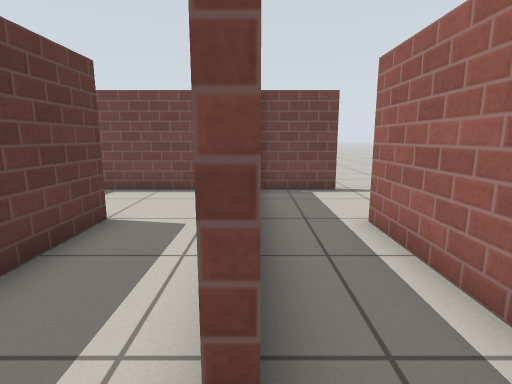
[1] (above)

12 first-person views from a walk through a world built for the Gazebo simulator. The camera is 0.8 m above the floor, tilts 10° down and sees 80° across. The floor is counted in squares, 0.5 m on a side. Each view is taken from the middle of a square. On the plan, view 1 faces up. The plan holds only what a view shows up to about 15 squares ahead; the rest is blank. Gazebo's built-in surfaces are drawn with simple patterns.

[2]
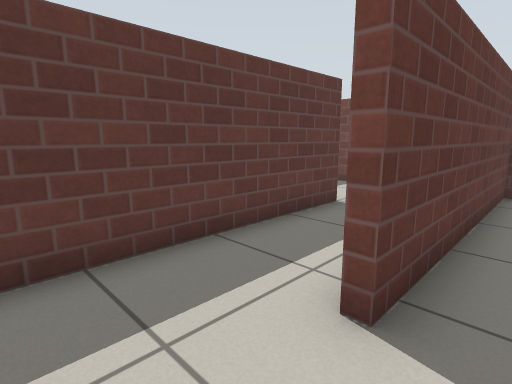

[3]
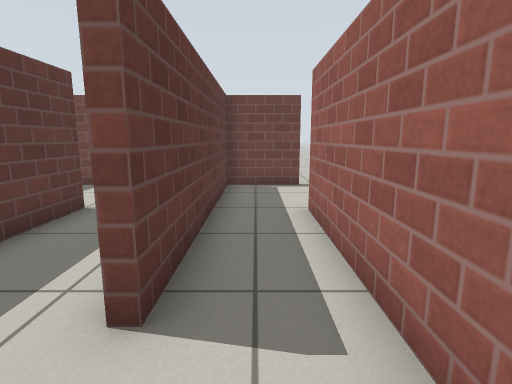

[4]
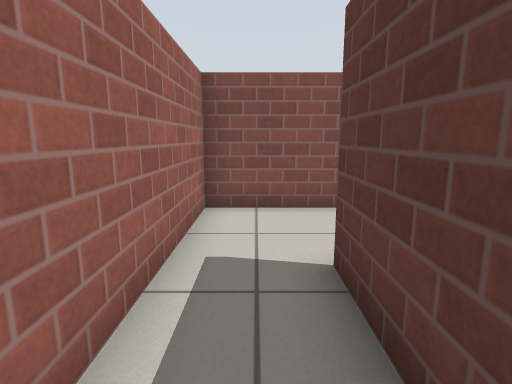

[5]
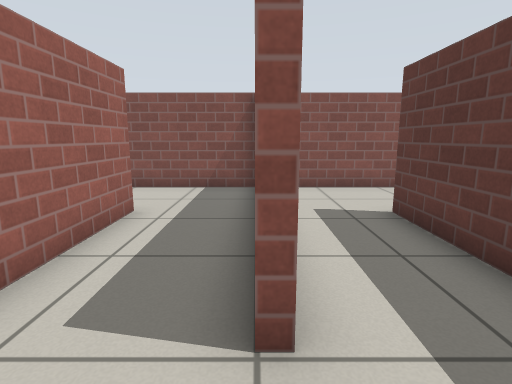

[6]
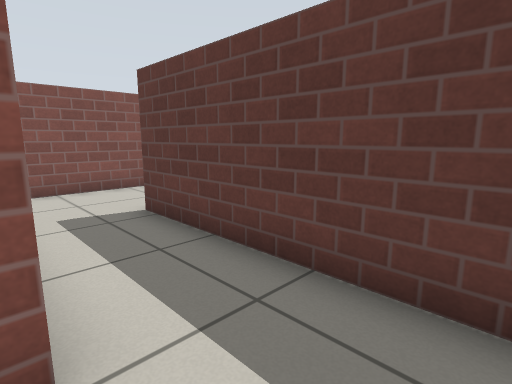

[7]
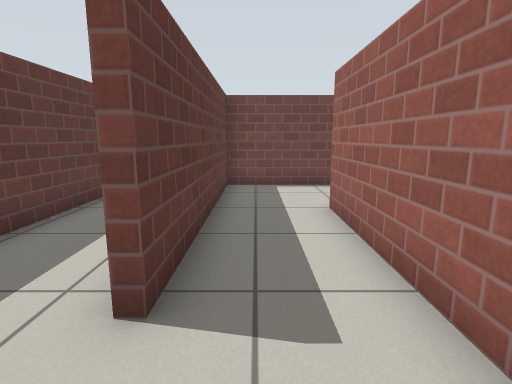

[8]
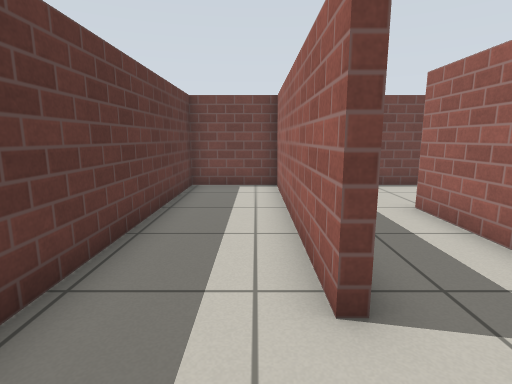

[9]
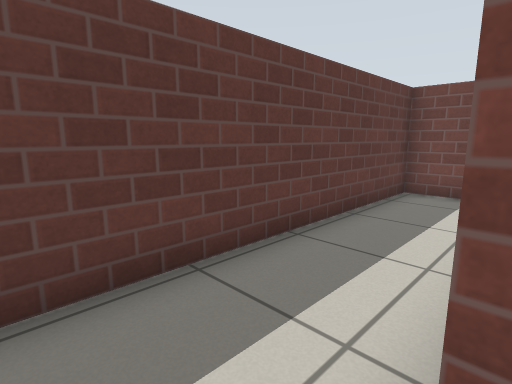

[10]
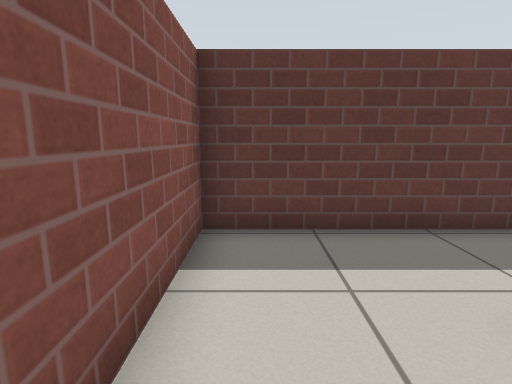

[11]
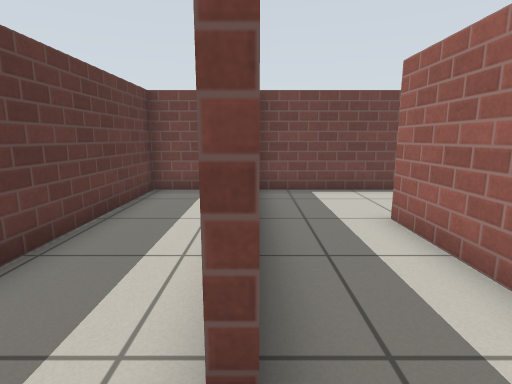

[12]
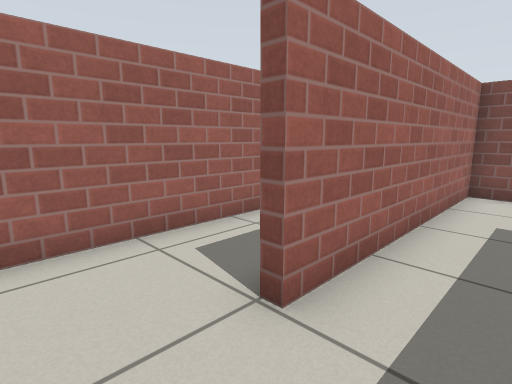

### Floor plan
Ten units are one square. View 1 is at (0, 0); x grows to the right and y downward. Boxes are objects, and circles mark ways between rooms. Rooms are numbered by the first view taken in them; rooms with no view inside come last. Other rooms are left out.
<svg viewBox="-97 -99 124 124">
<path fill="none" stroke="#000" d="M1 -15 -3 -15M-5 20 22 20 22 -57M15 -94 0 -94 0 -12M-33 -59 -30 -59 -30 9M-3 -15 -3 -77M-14 -94 -36 -94M-30 20 -5 20M-65 20 -33 20 -33 -59M-36 -94 -60 -94 -60 -15 -63 -15M-63 -15 -63 -94 -92 -94 -92 20 -65 20"/>
<circle cx="0" cy="0" r="3" fill="#2a7"/>
<circle cx="-30" cy="-70" r="3" fill="#2a7"/>
<circle cx="-60" cy="0" r="3" fill="#2a7"/>
<text x="10" y="-30">1</text>
<text x="-20" y="-40">2</text>
<text x="-50" y="-30">3</text>
<text x="-80" y="-40">4</text>
</svg>
Room 1 opens to room 2. Room 2 opens to room 3. Room 3 opens to room 4.

Where each view was taken, in squares from view 1:
view 1: 0 up, 0 right, facing up
view 2: 1 down, 1 right, facing up-left
view 3: 1 down, 1 right, facing up
view 4: 5 up, 1 right, facing down
view 5: 8 up, 3 left, facing down
view 6: 8 up, 3 left, facing down-left
view 7: 1 down, 5 left, facing up
view 8: 1 down, 7 left, facing up
view 9: 0 up, 6 left, facing up-left
view 10: 1 down, 4 left, facing left
view 11: 0 up, 6 left, facing up
view 12: 8 up, 5 left, facing down-right
